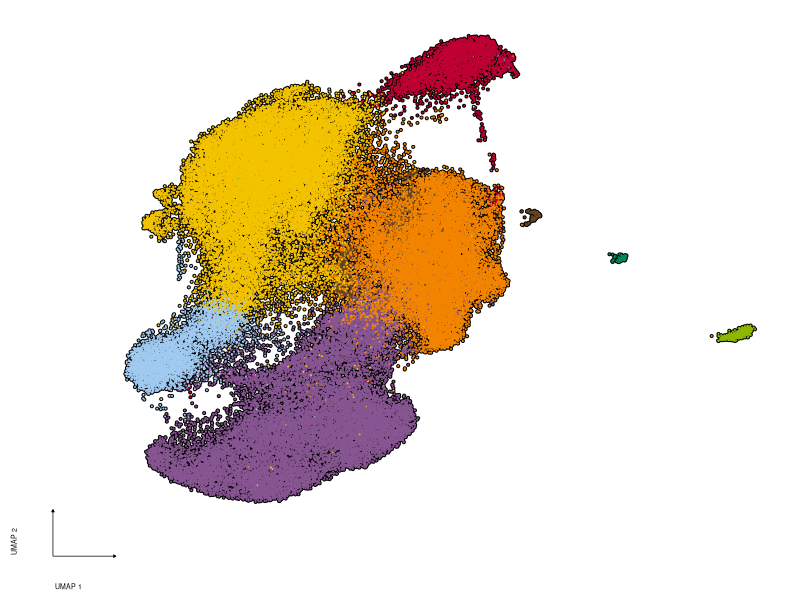
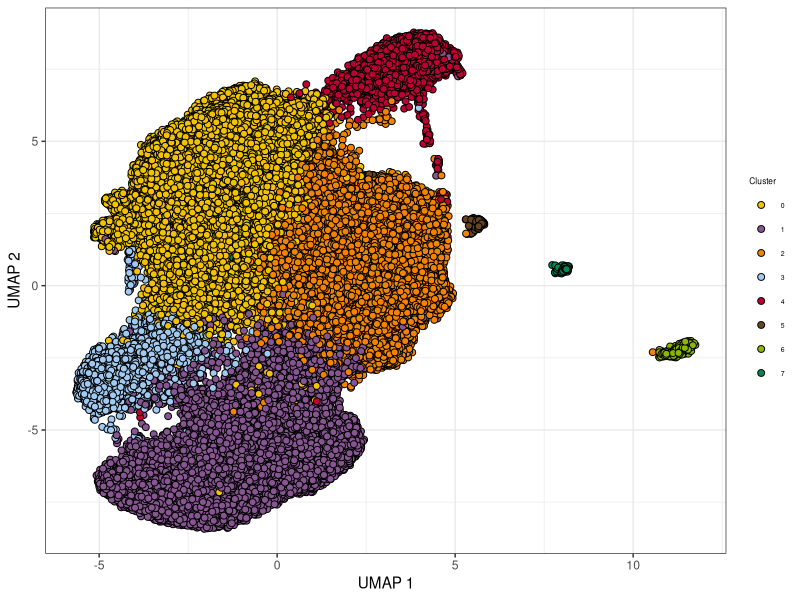

Write R code to recreate these figures, in order. (Note: this script raises an error after producing the figures.)
library(ggplot2)
library(dplyr)


## grab legened from any ggplot
get_leg = function(a.gplot){
  tmp <- ggplot_gtable(ggplot_build(a.gplot))
  leg <- which(sapply(tmp$grobs, function(x) x$name) == "guide-box")
  legend <- tmp$grobs[[leg]]
  legend
}


## load data
plt_umap<-read.csv("data/UMAP.csv")
plt_umap$lineage_clusters<-as.character(plt_umap$lineage_clusters)

## make tiny fancy axes
len_x_bar<-((range(plt_umap$umap_1))[2]-(range(plt_umap$umap_1))[1])/10
len_y_bar<-((range(plt_umap$umap_2))[2]-(range(plt_umap$umap_2))[1])/10
arr <- list(x = min(plt_umap$umap_1)-2, y = min(plt_umap$umap_2)-2, x_len = len_x_bar, y_len = len_y_bar)

## grab a legend and add to main plot with cowplot
forlegned_plot<-ggplot(plt_umap, aes(umap_1,umap_2))+
  geom_point(aes(fill=lineage_clusters),size=2, shape=21)+xlab("UMAP 1")+ylab("UMAP 2")+
  scale_fill_manual(values = c("#F3C300", "#875692", "#F38400", "#A1CAF1", "#BE0032", "#654522", "#8DB600","#008856"), name = "Cluster")+
  theme_bw()+
  theme(legend.text = element_text(size=5),
        legend.title = element_text(size=6))

nice_legend<-get_leg(forlegned_plot)

## actual UMAP
fanciest_UMAP<-ggplot(plt_umap, aes(umap_1,umap_2))+
  geom_point(size = 0.06, colour= "black", stroke = 1)+
  geom_point(aes(color=lineage_clusters),size=0.05)+xlab("UMAP 1")+ylab("UMAP 2")+
  scale_color_manual(values = c("#F3C300", "#875692", "#F38400", "#A1CAF1", "#BE0032", "#654522", "#8DB600","#008856"))+
  annotate("segment", 
           x = arr$x, xend = arr$x + c(arr$x_len, 0), 
           y = arr$y, yend = arr$y + c(0, arr$y_len), size=0.25,color="black",
           arrow = arrow(type = "closed", length = unit(2, 'pt'))) +
  theme_void()+theme(plot.margin = margin(0.25,0.25,0.25,0.25, "cm"),
                     axis.title.x = element_text(size=5,hjust = 0.05),
                     axis.title.y = element_text(size=5,hjust = 0.05,angle = 90),
                     legend.position = "none")

fanciest_UMAP <- fanciest_UMAP + annotate("text",x = min(plt_umap$umap_1)+(0.95*len_x_bar)-1, y = min(plt_umap$umap_2)+(0.5*len_y_bar)-2, label=paste0("n = ",comma(nrow(plt_umap))), size=2)

plot_grid(fanciest_UMAP,nice_legend, rel_widths = c(5,2))

ggsave("figures/fancy_UMAP.png", w=5, h=3.5)





